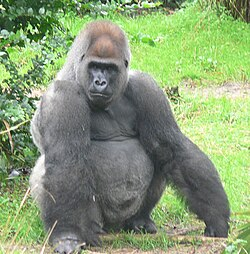
#> input picture img-original-1374/img-gorila-1374.JPG, 250 x 254 px
$ python codigo-va-1374.py
#> lines starting #> are read from the running program, lines starting #| are printed output that depends on the picture; after the words box and inside, x2 and y2 are one past the last pixel; in counts of white or black regions, pixels touching at a corner belong together
# Cristopher Lopez NC= 1374

import cv2
from pathlib import Path

# 1. Definir las rutas de trabajo
carpeta_proyecto = Path(__file__).resolve().parent.parent

ruta_original = (
    carpeta_proyecto
    / "img-original-1374"
    / "img-gorila-1374.JPG"
)

carpeta_resultados = (
    carpeta_proyecto / "resultados-img-1374"
)

# Crear la carpeta de resultados si no existe
carpeta_resultados.mkdir(parents=True, exist_ok=True)

# 2. Leer la imagen original con imread
img1374 = cv2.imread(str(ruta_original))
#> img1374 is the input picture: shape (254, 250, 3); mean B, G, R 117.6, 156.6, 137

# Comprobar que la imagen se haya leído correctamente
if img1374 is None:
    raise FileNotFoundError(
        f"No se pudo leer la imagen: {ruta_original}"
    )

# 3. Rotar la imagen 90 grados en sentido horario
img90_1374img1374 = cv2.rotate(
    img1374, cv2.ROTATE_90_CLOCKWISE
)
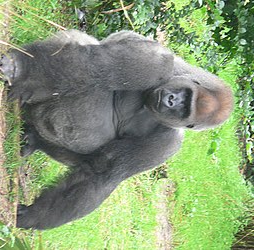
#> img90_1374img1374: shape (250, 254, 3); mean B, G, R 117.6, 156.6, 137

# 4. Rotar la imagen 45 grados
alto, ancho = img1374.shape[:2]
#> alto = 254; ancho = 250

centro = (ancho // 2, alto // 2)
#> centro = (125, 127)

matriz_rotacion = cv2.getRotationMatrix2D(
    centro, 45, 1.0
)

img45_1374img1374 = cv2.warpAffine(
    img1374,
    matriz_rotacion,
    (ancho, alto)
)
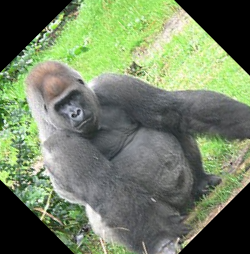
#> img45_1374img1374: shape (254, 250, 3); mean B, G, R 99.5, 128.1, 113.6

# 5. Redimensionar a 600 píxeles de ancho
# y 500 píxeles de alto
img600x500_1374img1374 = cv2.resize(
    img1374, (600, 500)
)
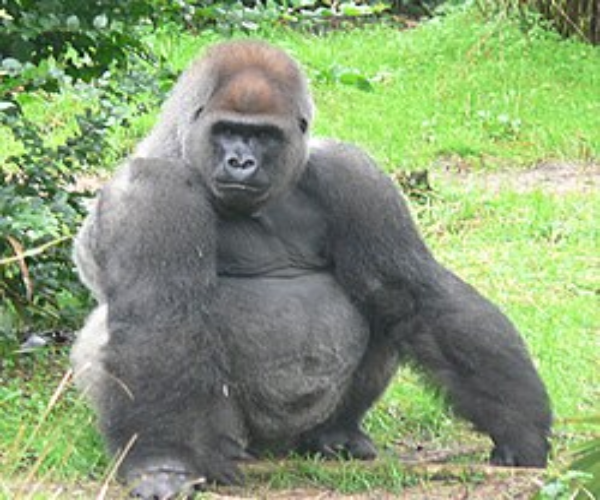
#> img600x500_1374img1374: shape (500, 600, 3); mean B, G, R 117.5, 156.5, 136.8

# 6. Dibujar un rectángulo rojo de 100 x 200
# píxeles sobre una copia de la imagen original
img_rojo_1374img1374 = img1374.copy()

x1, y1 = 50, 50
x2, y2 = x1 + 100, y1 + 200

cv2.rectangle(
    img_rojo_1374img1374,
    (x1, y1),
    (x2, y2),
    (0, 0, 255),
    3
)
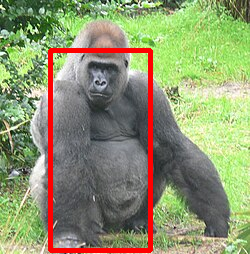
#> img_rojo_1374img1374: shape (254, 250, 3); 4.71% of pixels changed, all inside (x1, y1, x2, y2) = (48, 48, 153, 253)

# 7. Mostrar las cinco imágenes con sus títulos
cv2.imshow("gorila original 1374", img1374)

cv2.imshow("gorila 90 1374", img90_1374img1374)

cv2.imshow("gorila 45 1374", img45_1374img1374)

cv2.imshow(
    "gorila 600x500 1374",
    img600x500_1374img1374
)

cv2.imshow("gorila rojo 1374", img_rojo_1374img1374)

# 8. Guardar las cuatro imágenes procesadas
cv2.imwrite(
    str(carpeta_resultados / "img-gorila1-1374.JPG"),
    img90_1374img1374
)

cv2.imwrite(
    str(carpeta_resultados / "img-gorila2-1374.JPG"),
    img45_1374img1374
)

cv2.imwrite(
    str(carpeta_resultados / "img-gorila3-1374.JPG"),
    img600x500_1374img1374
)

cv2.imwrite(
    str(carpeta_resultados / "img-gorila4-1374.JPG"),
    img_rojo_1374img1374
)

# 9. Esperar una tecla y cerrar las ventanas
print("Imágenes procesadas y guardadas.")
print("Presiona una tecla en las ventanas para finalizar.")

cv2.waitKey(0)
cv2.destroyAllWindows()
